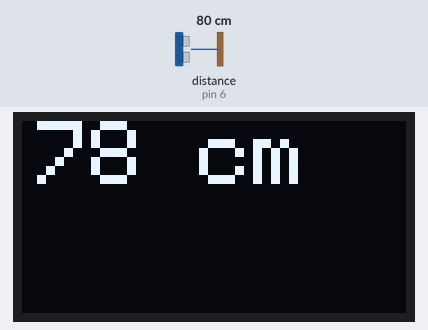
The sketch below on a simulated Arduino Uno, built with avr-gcc and run on an emulated ATmega328P. Shown: 128×64 one-colour display. Wiring (inferred from the names in the program): ultrasonic range finder: trigger pin 5; echo pin 6. The test bench sets the inputs (shaded band); at power-on: distance to the obstacle (sensor on pin 6) 80 cm. The echo pulse lasts 58.3 µs per cm; the display library's start-up logo is not drawn.

Above: at 3.2 s.
3.3 s: distance to the obstacle (sensor on pin 6) set to 2 cm
At 5.2 s:
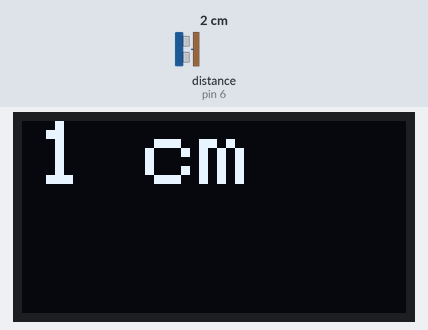
5.6 s: distance to the obstacle (sensor on pin 6) set to 4 cm
At 7.4 s:
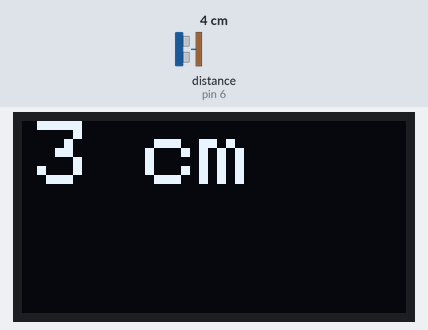
7.7 s: distance to the obstacle (sensor on pin 6) set to 9 cm
At 8.7 s:
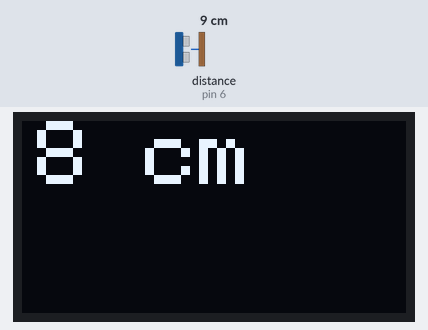
Timing chart, 0 to 10.7 s (numbered marks = the images above; inputs shaded):
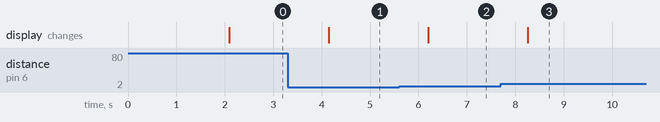

The sketch:

sketch_mar10a.ino
```cpp
 /*
 OLED GND --> ARDUINO GND
 OLED VCC --> ARDUINO 5V
 OLED D0  --> ARDUINO D10
 OLED D1  --> ARDUINO D9
 OLED RES --> ARDUINO D13
 OLED DC  --> ARDUINO D11
 OLED CS  --> ARDUINO D12
*/
#include <SPI.h>
#include <Wire.h>
#include <Adafruit_GFX.h>
#include <Adafruit_SSD1306.h>

#define SCREEN_WIDTH 128 // OLED display width, in pixels
#define SCREEN_HEIGHT 64 // OLED display height, in pixels
// defines pins numbers
const int trigPin = 5;
const int echoPin = 6;
// defines variables
long duration;
int distance;
// Declaration for SSD1306 display connected using software SPI (default case):
#define OLED_MOSI   9
#define OLED_CLK   10
#define OLED_DC    11
#define OLED_CS    12
#define OLED_RESET 13
Adafruit_SSD1306 display(SCREEN_WIDTH, SCREEN_HEIGHT,
  OLED_MOSI, OLED_CLK, OLED_DC, OLED_RESET, OLED_CS);

void setup(){
  Serial.begin(9600);

  // SSD1306_SWITCHCAPVCC = generate display voltage from 3.3V internally
  if(!display.begin(SSD1306_SWITCHCAPVCC)) {
    Serial.println(F("SSD1306 allocation failed"));
    for(;;); // Don't proceed, loop forever
  }

  pinMode(trigPin, OUTPUT); // Sets the trigPin as an Output
  pinMode(echoPin, INPUT); // Sets the echoPin as an Input
  // Show initial display buffer contents on the screen --
  // the library initializes this with an Adafruit splash screen.
  display.display();
  delay(2000); // Pause for 2 seconds
  // Clear the buffer
  display.clearDisplay();
}

void loop()
{
  display.clearDisplay();

  display.setTextSize(3); // Draw 2X-scale text
  display.setTextColor(WHITE);
  display.setCursor(5, 0);

  digitalWrite(trigPin, LOW);
  delayMicroseconds(2);
  digitalWrite(trigPin, HIGH);
  delayMicroseconds(10);
  digitalWrite(trigPin, LOW);
  duration = pulseIn(echoPin, HIGH);
  distance = duration * 0.034 / 2;

  display.print(distance);
  display.println(" cm");
  display.display();
  delay(1000);
}
```

Measured:
- after the input at 3.3 s, the display: changes after 0.85 s (image 1)
- after the input at 5.6 s, the display: changes after 0.60 s (image 2)
- after the input at 7.7 s, the display: changes after 0.56 s (image 3)
